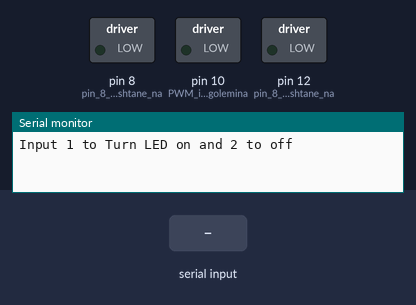
This sketch was run on a simulated Arduino Uno, built with avr-gcc and run on an emulated ATmega328P. Parts: switched loads named in the sketch (green lamp = pin HIGH), the last lines printed to the serial monitor. The inputs (shaded band) are chosen by the test bench.

Above: at 1.2 s.
1.3 s: "21\n" received over Serial
At 2.2 s:
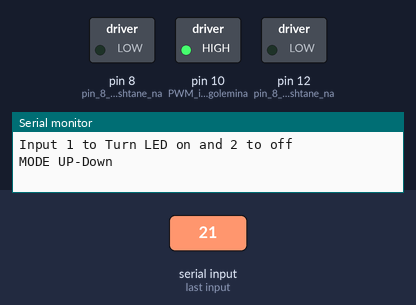
2.8 s: "22\n" received over Serial
At 3.4 s:
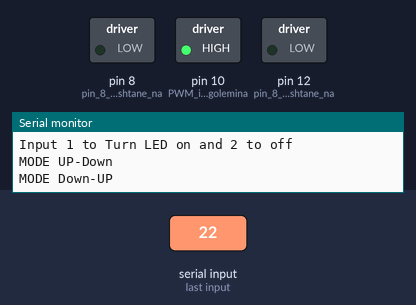
4.3 s: "20\n" received over Serial
At 5.3 s:
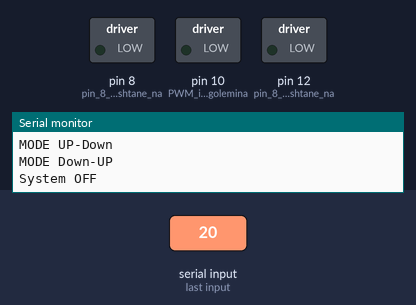
Timing chart, 0 to 7.3 s (numbered marks = the images above; inputs shaded):
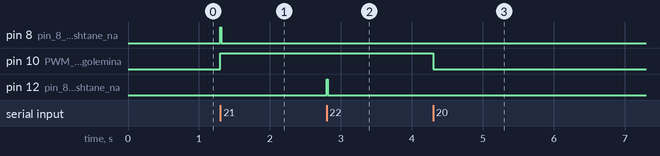

The sketch:

Arduino-Code-System-with-chip-L293.ino
```cpp
int impulsLenght = 10; //prodaljitelnost na impulsa v mS.
int impulsHeight = 255; // ogranichavane na goleminata na toka (stoinosti ot 0 do 255).

void setup(){

pinMode(10, OUTPUT); //PWM izhod - upr golemina na toka.
pinMode(8, OUTPUT);  // pin 8 i 12 obrashtane na poliariteta.
pinMode(12, OUTPUT); // pin 8 i 12 obrashtane na poliariteta.
Serial.begin(9600);

while (!Serial);
Serial.println("Input 1 to Turn LED on and 2 to off");
}

void loop() {

if (Serial.available()){
int state = Serial.parseInt();

//UPRAVLENIE POLIARIZIRAN EL MAGNIT UP-DOWN-UP PREZ DRAIVER LN293.
if (state == 20){
digitalWrite(10, LOW);
digitalWrite(8, LOW);
digitalWrite(12, LOW);
Serial.println("System OFF");
}
if (state == 21){
analogWrite(10, impulsHeight);
digitalWrite(8, HIGH);
delay(impulsLenght);
digitalWrite(8, LOW);
digitalWrite(12, LOW);
Serial.println("MODE UP-Down");
}
if (state == 22){
analogWrite(10, impulsHeight);
digitalWrite(8, LOW);
digitalWrite(12, HIGH);
delay(impulsLenght);
digitalWrite(12, LOW);
Serial.println("MODE Down-UP");
}
}
}
```

Measured:
- after the input at 1.3 s, pin 8 (pin_8_i_12_obrashtane_na): LOW → HIGH at once, → LOW 0.01 s later; pin 10 (PWM_izhod_-_upr_golemina): LOW → HIGH at once
- after the input at 2.8 s, pin 12 (pin_8_i_12_obrashtane_na): LOW → HIGH at once, → LOW 0.01 s later
- after the input at 4.3 s, pin 10 (PWM_izhod_-_upr_golemina): HIGH → LOW at once
